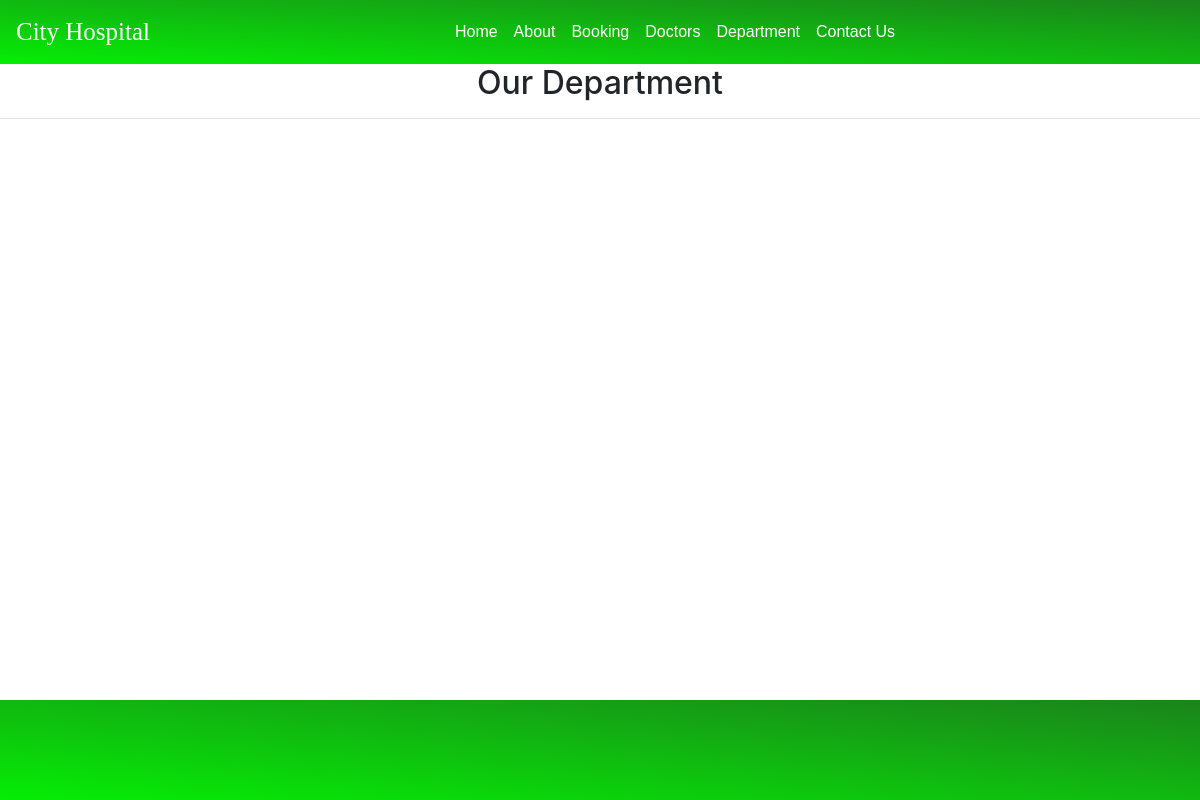
The app's page /department, older data.
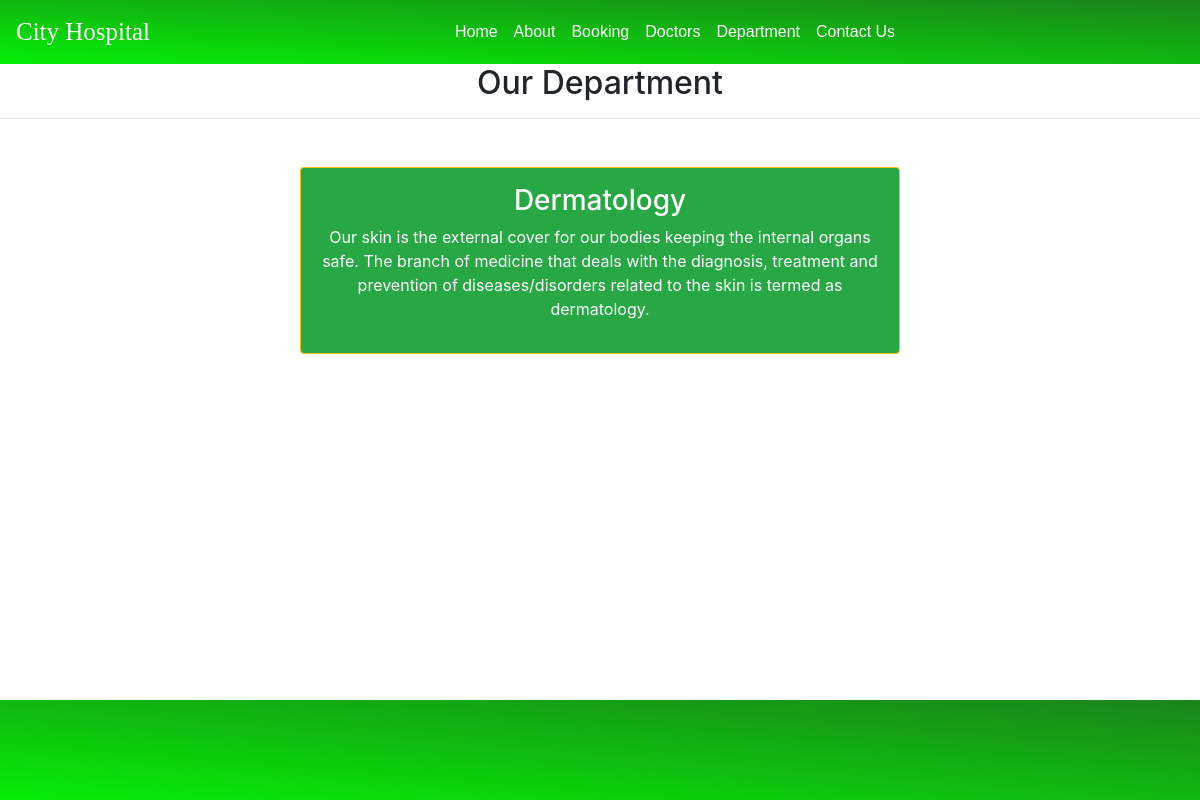
The same page, newer data.
### home/models.py (models this page shows, shortened)
class Departments(models.Model):
    dep_name = models.CharField(max_length=100)
    dep_description = models.TextField()

### home/views.py (the view)
# urls.py: path('department', views.department, name ='department'),
def department(request):
    dict_dept ={
        'dept' : Departments.objects.all()
    }
    return render(request,'department.html',dict_dept)

### Templates/department.html (shortened to what this page needs)
{% extends 'base.html' %}
{% block contant %}
<h2 class="text-center">Our Department</h2>
<hr>
{% for d in dept %}
<div class="mx-auto w-50 bg-success text-center text-white p-3 my-5 border border-warning rounded">
    <h3>{{d.dep_name}}</h3>
    <p>{{d.dep_description}}</p>
</div>
{% endfor %}
{% endblock  %}

Row changes from the older to the newer data that the page shows:
added Departments: dep_name "Dermatology", dep_description "Our skin is the external cover for our bodies keeping the internal organs safe. The branch of medicine that deals with the diagnosis, treatment and prevention of diseases/disorders related to the skin is termed as dermatology."
